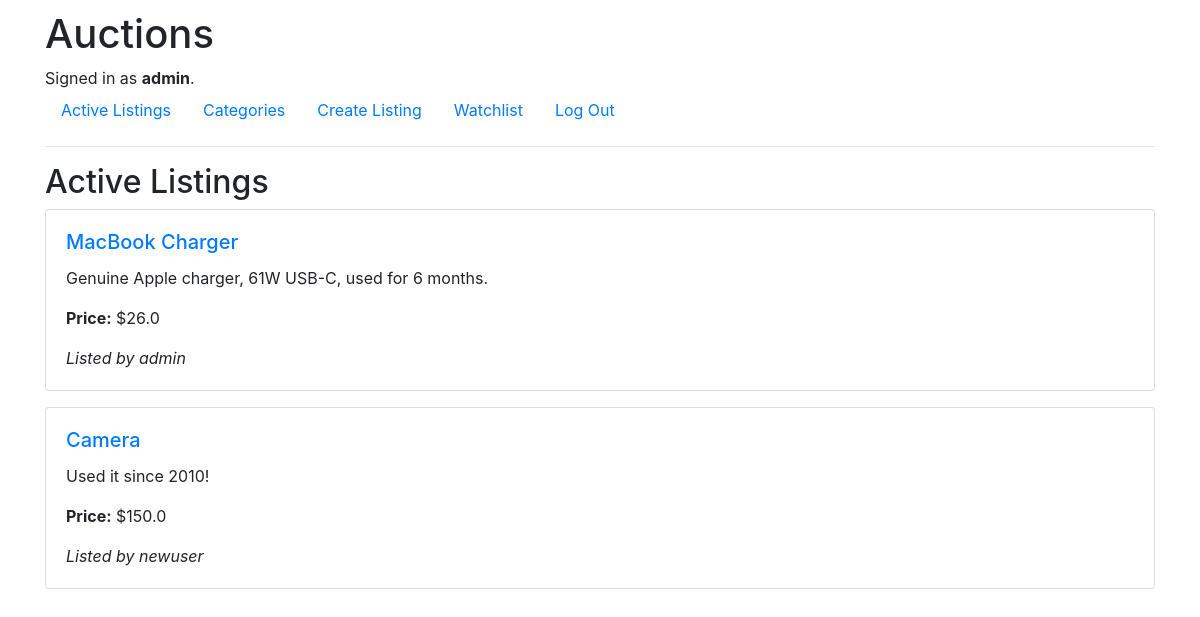
Screenshot of / (signed in) with the database file from the repository.
### auctions/models.py (models this page shows, shortened)
class User(AbstractUser):
    watchlist = models.ManyToManyField('Listing', blank=True, related_name="watchlisted_by")

class Listing(models.Model):
    title = models.CharField(max_length=64)
    description = models.TextField()
    starting_bid = models.FloatField()
    image_url = models.URLField(blank=True, null=True)
    category = models.CharField(max_length=64, blank=True, null=True)
    owner = models.ForeignKey(User, on_delete=models.CASCADE, related_name="listings")
    is_active = models.BooleanField(default=True)
    winner = models.ForeignKey(User, null=True, blank=True, on_delete=models.SET_NULL, related_name="won_listings")

### auctions/views.py (the view)
# urls.py: path("", views.index, name="index"),
def index(request):
    listings = Listing.objects.all()
    return render(request, "auctions/index.html", {
        "listings": listings
    })

### auctions/templates/auctions/index.html
{% extends "auctions/layout.html" %}
{% block body %}
  <h2>Active Listings</h2>
  <div>
    {% for listing in listings %}
      <div class="card mb-3">
        <div class="card-body">
          <h5 class="card-title">
            <a href="{% url 'listing' listing.id %}">{{ listing.title }}</a>
          </h5>
          <p class="card-text">{{ listing.description }}</p>
          <p class="card-text"><strong>Price:</strong> ${{ listing.starting_bid }}</p>
          <p class="card-text"><em>Listed by {{ listing.owner }}</em></p>
        </div>
      </div>
    {% empty %}
      <p>No active listings yet.</p>
    {% endfor %}
  </div>
{% endblock %}

### auctions/templates/auctions/layout.html (shortened to what this page needs)
{% load static %}
<!DOCTYPE html>
<html lang="en">
    <head>
        <link rel="stylesheet" href="https://stackpath.bootstrapcdn.com/bootstrap/4.4.1/css/bootstrap.min.css"
>
        <link href="{% static 'auctions/styles.css' %}" rel="stylesheet">
    </head>
    <body>
        <div class="container">
            <h1>Auctions</h1>
            <div>
                {% if user.is_authenticated %}
                    Signed in as <strong>{{ user.username }}</strong>.
                {% else %}
                    Not signed in.
                {% endif %}
            </div>
            <ul class="nav">
                <li class="nav-item">
                    <a class="nav-link" href="{% url 'index' %}">Active Listings</a>
                </li>
                <li class="nav-item">
                    <a class="nav-link" href="{% url 'categories' %}">Categories</a>
                </li>
                {% if user.is_authenticated %}
                    <li class="nav-item">
                        <a class="nav-link" href="{% url 'create_listing' %}">Create Listing</a>
                    </li>
                    <li class="nav-item">
                        <a class="nav-link" href="{% url 'watchlist' %}">Watchlist</a>
                    </li>
                    <li class="nav-item">
                        <a class="nav-link" href="{% url 'logout' %}">Log Out</a>
                    </li>
                {% endif %}
            </ul>
            <hr>
            {% block body %}
            {% endblock %}
        </div>
    </body>
</html>

### auctions/static/auctions/styles.css (style rules this page uses)
body { padding: 10px; }

### rows the page displays
User: username "admin"
Listing: title "MacBook Charger", description "Genuine Apple charger, 61W USB-C, used for 6 months.", starting_bid "26.0", owner "admin"
Listing: title "Camera", description "Used it since 2010!", starting_bid "150.0", owner "newuser"
